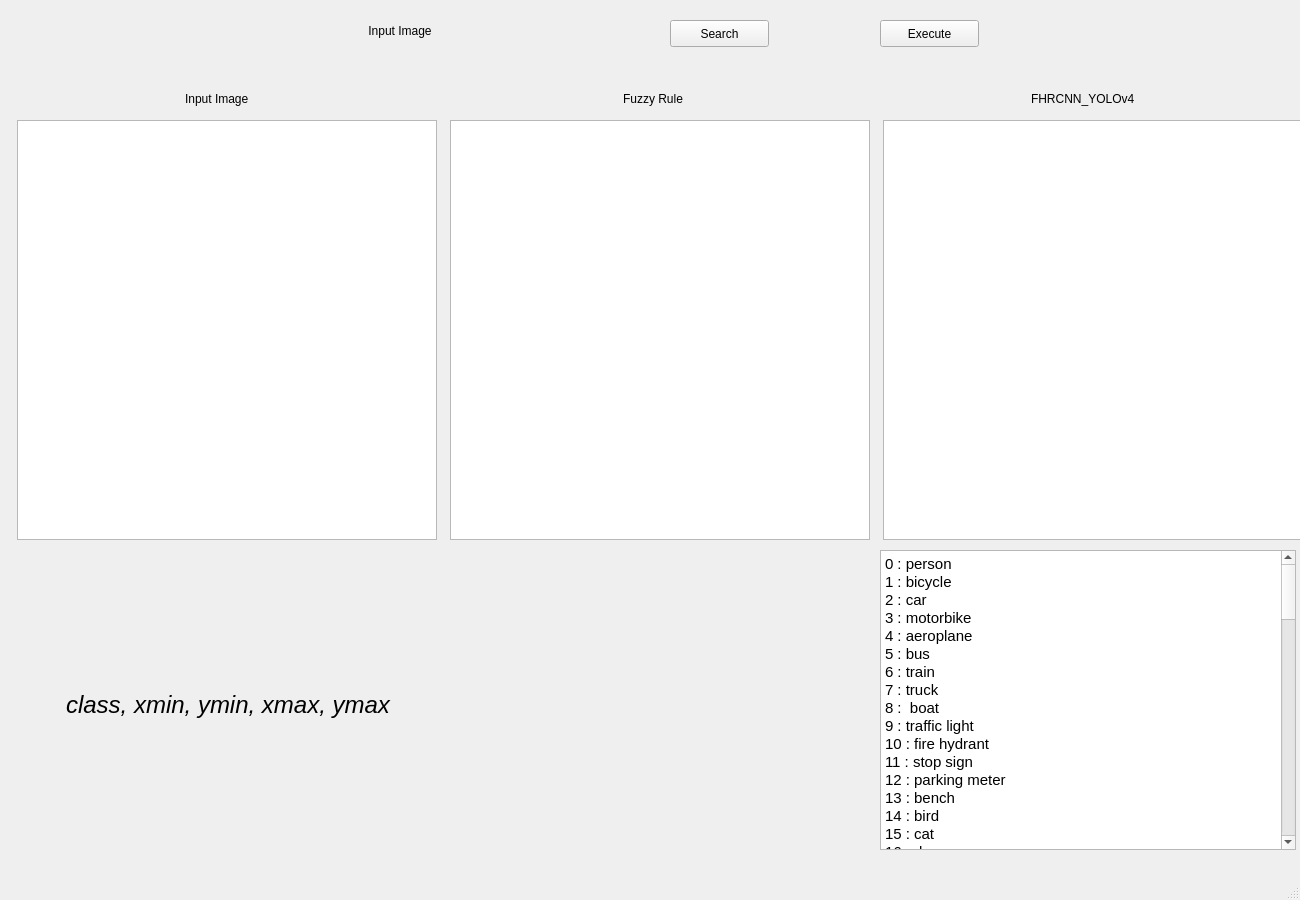
<?xml version="1.0" encoding="UTF-8"?>
<ui version="4.0">
 <class>MainWindow</class>
 <widget class="QMainWindow" name="MainWindow">
  <property name="geometry">
   <rect>
    <x>0</x>
    <y>0</y>
    <width>1300</width>
    <height>900</height>
   </rect>
  </property>
  <property name="windowTitle">
   <string>MainWindow</string>
  </property>
  <widget class="QWidget" name="centralwidget">
   <widget class="QLabel" name="inputlabel">
    <property name="geometry">
     <rect>
      <x>150</x>
      <y>20</y>
      <width>500</width>
      <height>21</height>
     </rect>
    </property>
    <property name="layoutDirection">
     <enum>Qt::LeftToRight</enum>
    </property>
    <property name="text">
     <string>Input Image</string>
    </property>
    <property name="alignment">
     <set>Qt::AlignCenter</set>
    </property>
   </widget>
   <widget class="QPushButton" name="SearchButton">
    <property name="geometry">
     <rect>
      <x>670</x>
      <y>20</y>
      <width>99</width>
      <height>27</height>
     </rect>
    </property>
    <property name="text">
     <string>Search</string>
    </property>
   </widget>
   <widget class="QGraphicsView" name="inputimage">
    <property name="geometry">
     <rect>
      <x>17</x>
      <y>120</y>
      <width>420</width>
      <height>420</height>
     </rect>
    </property>
   </widget>
   <widget class="QGraphicsView" name="fhrcnnyolov4">
    <property name="geometry">
     <rect>
      <x>883</x>
      <y>120</y>
      <width>420</width>
      <height>420</height>
     </rect>
    </property>
   </widget>
   <widget class="QLabel" name="label">
    <property name="geometry">
     <rect>
      <x>185</x>
      <y>90</y>
      <width>81</width>
      <height>17</height>
     </rect>
    </property>
    <property name="text">
     <string>Input Image</string>
    </property>
   </widget>
   <widget class="QLabel" name="label_2">
    <property name="geometry">
     <rect>
      <x>623</x>
      <y>90</y>
      <width>71</width>
      <height>17</height>
     </rect>
    </property>
    <property name="text">
     <string>Fuzzy Rule</string>
    </property>
   </widget>
   <widget class="QLabel" name="label_3">
    <property name="geometry">
     <rect>
      <x>1031</x>
      <y>90</y>
      <width>121</width>
      <height>17</height>
     </rect>
    </property>
    <property name="text">
     <string>FHRCNN_YOLOv4</string>
    </property>
   </widget>
   <widget class="QPushButton" name="ExecuteButton">
    <property name="geometry">
     <rect>
      <x>880</x>
      <y>20</y>
      <width>99</width>
      <height>27</height>
     </rect>
    </property>
    <property name="text">
     <string>Execute</string>
    </property>
   </widget>
   <widget class="QGraphicsView" name="fuzzyrule">
    <property name="geometry">
     <rect>
      <x>450</x>
      <y>120</y>
      <width>420</width>
      <height>420</height>
     </rect>
    </property>
   </widget>
   <widget class="QLabel" name="detectionoutput_2">
    <property name="geometry">
     <rect>
      <x>450</x>
      <y>550</y>
      <width>416</width>
      <height>300</height>
     </rect>
    </property>
    <property name="font">
     <font>
      <pointsize>18</pointsize>
      <italic>true</italic>
     </font>
    </property>
    <property name="text">
     <string/>
    </property>
    <property name="alignment">
     <set>Qt::AlignLeading|Qt::AlignLeft|Qt::AlignVCenter</set>
    </property>
   </widget>
   <widget class="QLabel" name="label_4">
    <property name="geometry">
     <rect>
      <x>20</x>
      <y>680</y>
      <width>416</width>
      <height>50</height>
     </rect>
    </property>
    <property name="font">
     <font>
      <pointsize>18</pointsize>
      <italic>true</italic>
     </font>
    </property>
    <property name="text">
     <string>class, xmin, ymin, xmax, ymax</string>
    </property>
    <property name="alignment">
     <set>Qt::AlignCenter</set>
    </property>
   </widget>
   <widget class="QTextBrowser" name="textBrowser">
    <property name="geometry">
     <rect>
      <x>880</x>
      <y>550</y>
      <width>416</width>
      <height>300</height>
     </rect>
    </property>
    <property name="html">
     <string>&lt;!DOCTYPE HTML PUBLIC &quot;-//W3C//DTD HTML 4.0//EN&quot; &quot;http://www.w3.org/TR/REC-html40/strict.dtd&quot;&gt;
&lt;html&gt;&lt;head&gt;&lt;meta name=&quot;qrichtext&quot; content=&quot;1&quot; /&gt;&lt;style type=&quot;text/css&quot;&gt;
p, li { white-space: pre-wrap; }
&lt;/style&gt;&lt;/head&gt;&lt;body style=&quot; font-family:'Ubuntu'; font-size:11pt; font-weight:400; font-style:normal;&quot;&gt;
&lt;p style=&quot; margin-top:0px; margin-bottom:0px; margin-left:0px; margin-right:0px; -qt-block-indent:0; text-indent:0px;&quot;&gt;0 : person&lt;/p&gt;
&lt;p style=&quot; margin-top:0px; margin-bottom:0px; margin-left:0px; margin-right:0px; -qt-block-indent:0; text-indent:0px;&quot;&gt;1 : bicycle&lt;/p&gt;
&lt;p style=&quot; margin-top:0px; margin-bottom:0px; margin-left:0px; margin-right:0px; -qt-block-indent:0; text-indent:0px;&quot;&gt;2 : car&lt;/p&gt;
&lt;p style=&quot; margin-top:0px; margin-bottom:0px; margin-left:0px; margin-right:0px; -qt-block-indent:0; text-indent:0px;&quot;&gt;3 : motorbike&lt;/p&gt;
&lt;p style=&quot; margin-top:0px; margin-bottom:0px; margin-left:0px; margin-right:0px; -qt-block-indent:0; text-indent:0px;&quot;&gt;4 : aeroplane&lt;/p&gt;
&lt;p style=&quot; margin-top:0px; margin-bottom:0px; margin-left:0px; margin-right:0px; -qt-block-indent:0; text-indent:0px;&quot;&gt;5 : bus&lt;/p&gt;
&lt;p style=&quot; margin-top:0px; margin-bottom:0px; margin-left:0px; margin-right:0px; -qt-block-indent:0; text-indent:0px;&quot;&gt;6 : train&lt;/p&gt;
&lt;p style=&quot; margin-top:0px; margin-bottom:0px; margin-left:0px; margin-right:0px; -qt-block-indent:0; text-indent:0px;&quot;&gt;7 : truck&lt;/p&gt;
&lt;p style=&quot; margin-top:0px; margin-bottom:0px; margin-left:0px; margin-right:0px; -qt-block-indent:0; text-indent:0px;&quot;&gt;8 :  boat&lt;/p&gt;
&lt;p style=&quot; margin-top:0px; margin-bottom:0px; margin-left:0px; margin-right:0px; -qt-block-indent:0; text-indent:0px;&quot;&gt;9 : traffic light&lt;/p&gt;
&lt;p style=&quot; margin-top:0px; margin-bottom:0px; margin-left:0px; margin-right:0px; -qt-block-indent:0; text-indent:0px;&quot;&gt;10 : fire hydrant&lt;/p&gt;
&lt;p style=&quot; margin-top:0px; margin-bottom:0px; margin-left:0px; margin-right:0px; -qt-block-indent:0; text-indent:0px;&quot;&gt;11 : stop sign&lt;/p&gt;
&lt;p style=&quot; margin-top:0px; margin-bottom:0px; margin-left:0px; margin-right:0px; -qt-block-indent:0; text-indent:0px;&quot;&gt;12 : parking meter&lt;/p&gt;
&lt;p style=&quot; margin-top:0px; margin-bottom:0px; margin-left:0px; margin-right:0px; -qt-block-indent:0; text-indent:0px;&quot;&gt;13 : bench&lt;/p&gt;
&lt;p style=&quot; margin-top:0px; margin-bottom:0px; margin-left:0px; margin-right:0px; -qt-block-indent:0; text-indent:0px;&quot;&gt;14 : bird&lt;/p&gt;
&lt;p style=&quot; margin-top:0px; margin-bottom:0px; margin-left:0px; margin-right:0px; -qt-block-indent:0; text-indent:0px;&quot;&gt;15 : cat&lt;/p&gt;
&lt;p style=&quot; margin-top:0px; margin-bottom:0px; margin-left:0px; margin-right:0px; -qt-block-indent:0; text-indent:0px;&quot;&gt;16 : dog&lt;/p&gt;
&lt;p style=&quot; margin-top:0px; margin-bottom:0px; margin-left:0px; margin-right:0px; -qt-block-indent:0; text-indent:0px;&quot;&gt;17 : horse&lt;/p&gt;
&lt;p style=&quot; margin-top:0px; margin-bottom:0px; margin-left:0px; margin-right:0px; -qt-block-indent:0; text-indent:0px;&quot;&gt;18 : sheep&lt;/p&gt;
&lt;p style=&quot; margin-top:0px; margin-bottom:0px; margin-left:0px; margin-right:0px; -qt-block-indent:0; text-indent:0px;&quot;&gt;19 : cow&lt;/p&gt;
&lt;p style=&quot; margin-top:0px; margin-bottom:0px; margin-left:0px; margin-right:0px; -qt-block-indent:0; text-indent:0px;&quot;&gt;20 :  elephant&lt;/p&gt;
&lt;p style=&quot; margin-top:0px; margin-bottom:0px; margin-left:0px; margin-right:0px; -qt-block-indent:0; text-indent:0px;&quot;&gt;21 : bear&lt;/p&gt;
&lt;p style=&quot; margin-top:0px; margin-bottom:0px; margin-left:0px; margin-right:0px; -qt-block-indent:0; text-indent:0px;&quot;&gt;22 : zebra&lt;/p&gt;
&lt;p style=&quot; margin-top:0px; margin-bottom:0px; margin-left:0px; margin-right:0px; -qt-block-indent:0; text-indent:0px;&quot;&gt;23 : giraffe&lt;/p&gt;
&lt;p style=&quot; margin-top:0px; margin-bottom:0px; margin-left:0px; margin-right:0px; -qt-block-indent:0; text-indent:0px;&quot;&gt;24 : backpack&lt;/p&gt;
&lt;p style=&quot; margin-top:0px; margin-bottom:0px; margin-left:0px; margin-right:0px; -qt-block-indent:0; text-indent:0px;&quot;&gt;25 : umbrella&lt;/p&gt;
&lt;p style=&quot; margin-top:0px; margin-bottom:0px; margin-left:0px; margin-right:0px; -qt-block-indent:0; text-indent:0px;&quot;&gt;26 : handbag&lt;/p&gt;
&lt;p style=&quot; margin-top:0px; margin-bottom:0px; margin-left:0px; margin-right:0px; -qt-block-indent:0; text-indent:0px;&quot;&gt;27 : tie&lt;/p&gt;
&lt;p style=&quot; margin-top:0px; margin-bottom:0px; margin-left:0px; margin-right:0px; -qt-block-indent:0; text-indent:0px;&quot;&gt;28 : suitcase&lt;/p&gt;
&lt;p style=&quot; margin-top:0px; margin-bottom:0px; margin-left:0px; margin-right:0px; -qt-block-indent:0; text-indent:0px;&quot;&gt;29 : frisbee&lt;/p&gt;
&lt;p style=&quot; margin-top:0px; margin-bottom:0px; margin-left:0px; margin-right:0px; -qt-block-indent:0; text-indent:0px;&quot;&gt;30 : skis&lt;/p&gt;
&lt;p style=&quot; margin-top:0px; margin-bottom:0px; margin-left:0px; margin-right:0px; -qt-block-indent:0; text-indent:0px;&quot;&gt;31 : snowboard&lt;/p&gt;
&lt;p style=&quot; margin-top:0px; margin-bottom:0px; margin-left:0px; margin-right:0px; -qt-block-indent:0; text-indent:0px;&quot;&gt;32 : sports ball&lt;/p&gt;
&lt;p style=&quot; margin-top:0px; margin-bottom:0px; margin-left:0px; margin-right:0px; -qt-block-indent:0; text-indent:0px;&quot;&gt;33 : kite&lt;/p&gt;
&lt;p style=&quot; margin-top:0px; margin-bottom:0px; margin-left:0px; margin-right:0px; -qt-block-indent:0; text-indent:0px;&quot;&gt;34 : baseball bat&lt;/p&gt;
&lt;p style=&quot; margin-top:0px; margin-bottom:0px; margin-left:0px; margin-right:0px; -qt-block-indent:0; text-indent:0px;&quot;&gt;35 : baseball glove&lt;/p&gt;
&lt;p style=&quot; margin-top:0px; margin-bottom:0px; margin-left:0px; margin-right:0px; -qt-block-indent:0; text-indent:0px;&quot;&gt;36 : skateboard&lt;/p&gt;
&lt;p style=&quot; margin-top:0px; margin-bottom:0px; margin-left:0px; margin-right:0px; -qt-block-indent:0; text-indent:0px;&quot;&gt;37 : surfboard&lt;/p&gt;
&lt;p style=&quot; margin-top:0px; margin-bottom:0px; margin-left:0px; margin-right:0px; -qt-block-indent:0; text-indent:0px;&quot;&gt;38 : tennis racket&lt;/p&gt;
&lt;p style=&quot; margin-top:0px; margin-bottom:0px; margin-left:0px; margin-right:0px; -qt-block-indent:0; text-indent:0px;&quot;&gt;39 : bottle&lt;/p&gt;
&lt;p style=&quot; margin-top:0px; margin-bottom:0px; margin-left:0px; margin-right:0px; -qt-block-indent:0; text-indent:0px;&quot;&gt;40 :  wine glass&lt;/p&gt;
&lt;p style=&quot; margin-top:0px; margin-bottom:0px; margin-left:0px; margin-right:0px; -qt-block-indent:0; text-indent:0px;&quot;&gt;41 : cup&lt;/p&gt;
&lt;p style=&quot; margin-top:0px; margin-bottom:0px; margin-left:0px; margin-right:0px; -qt-block-indent:0; text-indent:0px;&quot;&gt;42 : fork&lt;/p&gt;
&lt;p style=&quot; margin-top:0px; margin-bottom:0px; margin-left:0px; margin-right:0px; -qt-block-indent:0; text-indent:0px;&quot;&gt;43 : knife&lt;/p&gt;
&lt;p style=&quot; margin-top:0px; margin-bottom:0px; margin-left:0px; margin-right:0px; -qt-block-indent:0; text-indent:0px;&quot;&gt;44 : spoon&lt;/p&gt;
&lt;p style=&quot; margin-top:0px; margin-bottom:0px; margin-left:0px; margin-right:0px; -qt-block-indent:0; text-indent:0px;&quot;&gt;45 : bowl&lt;/p&gt;
&lt;p style=&quot; margin-top:0px; margin-bottom:0px; margin-left:0px; margin-right:0px; -qt-block-indent:0; text-indent:0px;&quot;&gt;46 : banana&lt;/p&gt;
&lt;p style=&quot; margin-top:0px; margin-bottom:0px; margin-left:0px; margin-right:0px; -qt-block-indent:0; text-indent:0px;&quot;&gt;47 : apple&lt;/p&gt;
&lt;p style=&quot; margin-top:0px; margin-bottom:0px; margin-left:0px; margin-right:0px; -qt-block-indent:0; text-indent:0px;&quot;&gt;48 : sandwich&lt;/p&gt;
&lt;p style=&quot; margin-top:0px; margin-bottom:0px; margin-left:0px; margin-right:0px; -qt-block-indent:0; text-indent:0px;&quot;&gt;49 : orange&lt;/p&gt;
&lt;p style=&quot; margin-top:0px; margin-bottom:0px; margin-left:0px; margin-right:0px; -qt-block-indent:0; text-indent:0px;&quot;&gt;50 : broccoli&lt;/p&gt;
&lt;p style=&quot; margin-top:0px; margin-bottom:0px; margin-left:0px; margin-right:0px; -qt-block-indent:0; text-indent:0px;&quot;&gt;51 : carrot&lt;/p&gt;
&lt;p style=&quot; margin-top:0px; margin-bottom:0px; margin-left:0px; margin-right:0px; -qt-block-indent:0; text-indent:0px;&quot;&gt;52 : hot dog&lt;/p&gt;
&lt;p style=&quot; margin-top:0px; margin-bottom:0px; margin-left:0px; margin-right:0px; -qt-block-indent:0; text-indent:0px;&quot;&gt;53 : pizza&lt;/p&gt;
&lt;p style=&quot; margin-top:0px; margin-bottom:0px; margin-left:0px; margin-right:0px; -qt-block-indent:0; text-indent:0px;&quot;&gt;54 : donut&lt;/p&gt;
&lt;p style=&quot; margin-top:0px; margin-bottom:0px; margin-left:0px; margin-right:0px; -qt-block-indent:0; text-indent:0px;&quot;&gt;55 : cake&lt;/p&gt;
&lt;p style=&quot; margin-top:0px; margin-bottom:0px; margin-left:0px; margin-right:0px; -qt-block-indent:0; text-indent:0px;&quot;&gt;56 : chair&lt;/p&gt;
&lt;p style=&quot; margin-top:0px; margin-bottom:0px; margin-left:0px; margin-right:0px; -qt-block-indent:0; text-indent:0px;&quot;&gt;57 : sofa&lt;/p&gt;
&lt;p style=&quot; margin-top:0px; margin-bottom:0px; margin-left:0px; margin-right:0px; -qt-block-indent:0; text-indent:0px;&quot;&gt;58 : pottedaplant&lt;/p&gt;
&lt;p style=&quot; margin-top:0px; margin-bottom:0px; margin-left:0px; margin-right:0px; -qt-block-indent:0; text-indent:0px;&quot;&gt;59 : bed&lt;/p&gt;
&lt;p style=&quot; margin-top:0px; margin-bottom:0px; margin-left:0px; margin-right:0px; -qt-block-indent:0; text-indent:0px;&quot;&gt;60 : diningtable&lt;/p&gt;
&lt;p style=&quot; margin-top:0px; margin-bottom:0px; margin-left:0px; margin-right:0px; -qt-block-indent:0; text-indent:0px;&quot;&gt;61 : toilet&lt;/p&gt;
&lt;p style=&quot; margin-top:0px; margin-bottom:0px; margin-left:0px; margin-right:0px; -qt-block-indent:0; text-indent:0px;&quot;&gt;62 : tvmonitor&lt;/p&gt;
&lt;p style=&quot; margin-top:0px; margin-bottom:0px; margin-left:0px; margin-right:0px; -qt-block-indent:0; text-indent:0px;&quot;&gt;63 : laptop&lt;/p&gt;
&lt;p style=&quot; margin-top:0px; margin-bottom:0px; margin-left:0px; margin-right:0px; -qt-block-indent:0; text-indent:0px;&quot;&gt;64 : mouse&lt;/p&gt;
&lt;p style=&quot; margin-top:0px; margin-bottom:0px; margin-left:0px; margin-right:0px; -qt-block-indent:0; text-indent:0px;&quot;&gt;65 : remote&lt;/p&gt;
&lt;p style=&quot; margin-top:0px; margin-bottom:0px; margin-left:0px; margin-right:0px; -qt-block-indent:0; text-indent:0px;&quot;&gt;66 : keyboard&lt;/p&gt;
&lt;p style=&quot; margin-top:0px; margin-bottom:0px; margin-left:0px; margin-right:0px; -qt-block-indent:0; text-indent:0px;&quot;&gt;67 : cell phone&lt;/p&gt;
&lt;p style=&quot; margin-top:0px; margin-bottom:0px; margin-left:0px; margin-right:0px; -qt-block-indent:0; text-indent:0px;&quot;&gt;68 : microwave&lt;/p&gt;
&lt;p style=&quot; margin-top:0px; margin-bottom:0px; margin-left:0px; margin-right:0px; -qt-block-indent:0; text-indent:0px;&quot;&gt;69 : oven&lt;/p&gt;
&lt;p style=&quot; margin-top:0px; margin-bottom:0px; margin-left:0px; margin-right:0px; -qt-block-indent:0; text-indent:0px;&quot;&gt;70 : toaster&lt;/p&gt;
&lt;p style=&quot; margin-top:0px; margin-bottom:0px; margin-left:0px; margin-right:0px; -qt-block-indent:0; text-indent:0px;&quot;&gt;71 : sink&lt;/p&gt;
&lt;p style=&quot; margin-top:0px; margin-bottom:0px; margin-left:0px; margin-right:0px; -qt-block-indent:0; text-indent:0px;&quot;&gt;72 : refrigerator&lt;/p&gt;
&lt;p style=&quot; margin-top:0px; margin-bottom:0px; margin-left:0px; margin-right:0px; -qt-block-indent:0; text-indent:0px;&quot;&gt;73 : book&lt;/p&gt;
&lt;p style=&quot; margin-top:0px; margin-bottom:0px; margin-left:0px; margin-right:0px; -qt-block-indent:0; text-indent:0px;&quot;&gt;74 : clock&lt;/p&gt;
&lt;p style=&quot; margin-top:0px; margin-bottom:0px; margin-left:0px; margin-right:0px; -qt-block-indent:0; text-indent:0px;&quot;&gt;75 : vase&lt;/p&gt;
&lt;p style=&quot; margin-top:0px; margin-bottom:0px; margin-left:0px; margin-right:0px; -qt-block-indent:0; text-indent:0px;&quot;&gt;76 : scissors&lt;/p&gt;
&lt;p style=&quot; margin-top:0px; margin-bottom:0px; margin-left:0px; margin-right:0px; -qt-block-indent:0; text-indent:0px;&quot;&gt;77 : teddy bear&lt;/p&gt;
&lt;p style=&quot; margin-top:0px; margin-bottom:0px; margin-left:0px; margin-right:0px; -qt-block-indent:0; text-indent:0px;&quot;&gt;78 : hair drier&lt;/p&gt;
&lt;p style=&quot; margin-top:0px; margin-bottom:0px; margin-left:0px; margin-right:0px; -qt-block-indent:0; text-indent:0px;&quot;&gt;79 : toothbrush&lt;/p&gt;
&lt;p style=&quot;-qt-paragraph-type:empty; margin-top:0px; margin-bottom:0px; margin-left:0px; margin-right:0px; -qt-block-indent:0; text-indent:0px;&quot;&gt;&lt;br /&gt;&lt;/p&gt;
&lt;p style=&quot;-qt-paragraph-type:empty; margin-top:0px; margin-bottom:0px; margin-left:0px; margin-right:0px; -qt-block-indent:0; text-indent:0px;&quot;&gt;&lt;br /&gt;&lt;/p&gt;&lt;/body&gt;&lt;/html&gt;</string>
    </property>
   </widget>
  </widget>
  <widget class="QMenuBar" name="menubar">
   <property name="geometry">
    <rect>
     <x>0</x>
     <y>0</y>
     <width>1300</width>
     <height>25</height>
    </rect>
   </property>
  </widget>
  <widget class="QStatusBar" name="statusbar"/>
 </widget>
 <resources/>
 <connections/>
</ui>
